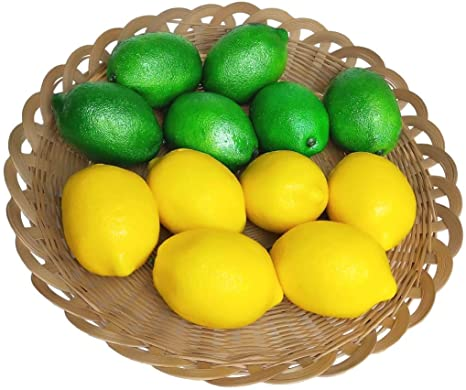
//> input picture BLOCK 3/color_segmentation/image.png, 466 x 390 px
$ ./assigment2 '../../BLOCK 3/color_segmentation/image.png'   (built with g++ and OpenCV 4)
//> lines starting //> are read from the running program, lines starting //| are printed output that depends on the picture
#include <opencv2/core/core.hpp> //core routines
#include <opencv2/highgui/highgui.hpp>//imread,imshow,namedWindow,waitKey
#include <opencv2/imgproc.hpp>//rectangle
#include <iostream>
#include <vector>

using namespace std;

void equalizedHist(cv::Mat image, cv::Mat result);
void makeHist(cv::Mat image, int* hist);
void comulativeHist(int* hist);
void normalizedHist(int* hist,double* cmpt);
void transform(cv::Mat image, double* cmpt);

void equalizedHist(cv::Mat image, cv::Mat result)
{

   int hist[256] {};//Inicializacion por lista vacia
   double cmpt[256]{};

   makeHist(image, hist);
   comulativeHist(hist);
   normalizedHist(hist, cmpt);
   transform(image, cmpt);

   cv::namedWindow("OriginalImage");
   cv::imshow("OriginalImage", image);
}

void makeHist(cv::Mat image, int* hist)
{

    for(int y = 0; y<image.rows; y++)
    {
        uchar *ptr=image.ptr<uchar>(y);

        for(int x = 0; x<image.cols; x++)
        {
                hist[ ptr[x]] ++;
        }
    }

}

void comulativeHist(int* hist)
{
    //Compute the integral of the histogram
    int compute = 0;

    for(int i=0; i<256; i++)
    {
        compute += hist[i];

        hist[i] = compute;

    }

}

void normalizedHist(int* hist,double* cmpt)
{
    float max = hist[255];

    for(int i=0; i<256; i++)
    {
        cmpt[i] = round(hist[i] * (255.0/max));
    }

}


void transform(cv::Mat image, double* cmpt)
{
    cv::Mat result = image.clone();

    for(int y = 0; y<result.rows; y++)
        for(int x = 0; x<result.cols; x++)
        {
                result.at<uchar>(y,x)=cmpt[result.at<uchar>(y,x)];
        }

    cv::namedWindow("Result");
    cv::imshow("Result", result);
}

// [13 lines of commented-out code are left out]

int main(int argc, char **argv)
{
    try
    {
        //loads the image from file
        if(argc!=2)
        {
            cerr<<"Usage: image"<<endl;
            return 0;
        }

        cv::Mat image = cv::imread(argv[1], cv::IMREAD_GRAYSCALE);
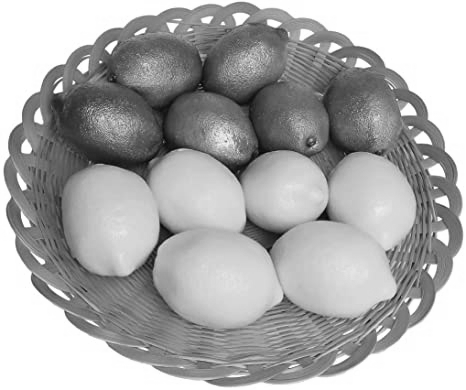
//> image: 390 rows x 466 cols, CV_8UC1; min 6, max 255, mean 170.7
        cv::Mat result;

        if(image.rows==0)
        {
            cerr<<"Error reading image. Make sure the image path is correct"<<endl;
            return 0;
        }

        //creates a window
        //cv::namedWindow("OriginalImage");

        //Indicates that the on_mouse function should be called in case of mouse moved or pressed over window

        equalizedHist(image, result);
//> in equalizedHist, `makeHist(image, hist);`: hist = 256 values, max 34294 at index 255, min 0 at index 0, mean 709.9
//> the loop in comulativeHist, `for(int i=0; i<256; i++)` made 256 passes
//> compute on passes 1 to 3: 0, 0, 0
//> after the loop in comulativeHist, `for(int i=0; i<256; i++)`: compute = 181740
//> in equalizedHist, `comulativeHist(hist);`: hist = 256 values from 0 to 181740
//> in normalizedHist, `float max = hist[255];`: max = 181740
//> in equalizedHist, `normalizedHist(hist, cmpt);`: cmpt = 256 values from 0 to 255
//> after the loop in transform, `for(int y = 0; y<result.rows; y++)`:
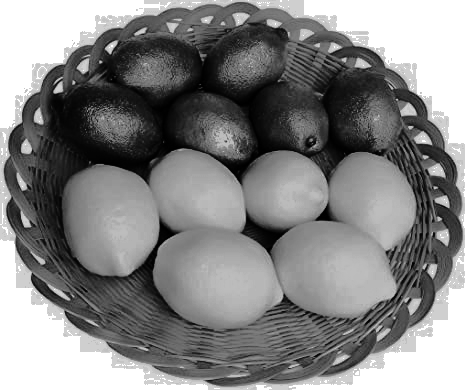
//> result: 390 rows x 466 cols, CV_8UC1; min 0, max 255, mean 132.8

        //displays the image in the window
        //cv::imshow("OriginalImage", image);

        //wait for a key to be pressed
        cv::waitKey(0);

    }
    catch(std::exception &ex)
    {
        cout<<ex.what()<<endl;
    }

}
